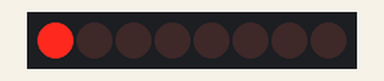
A sketch run on a simulated Arduino Uno, built with avr-gcc and run on an emulated ATmega328P. Parts: 8 shift-register outputs drawn as a row of LEDs (first output left, lit = HIGH). Wiring (inferred from the names in the program): shift register (74HC595): data pin 11; shift clock pin 12; latch pin 8. Wiring (inferred from the signals the program sends): row of LEDs: on Q0, Q1, Q2, Q3, Q4, Q5, Q6, Q7.

Above: at 0.45 s.
At 5.25 s:
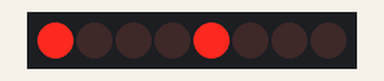
At 10.05 s:
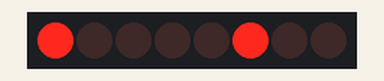
At 19.95 s:
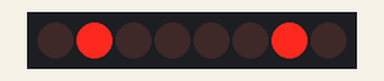
At 29.86 s:
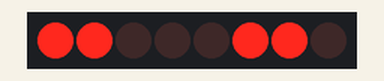
At 39.76 s:
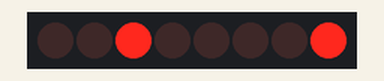
Timing chart, 0 to 40.0 s (numbered marks = the images above):
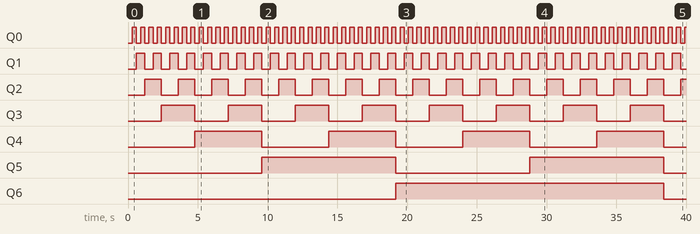

The sketch:

sketch.ino
```cpp
#define LATCH_PIN 8  //Pin zu ST_CP vom 74HC595
#define CLOCK_PIN 12 //Pin zu SH_CP vom 74HC595
#define DATA_PIN 11  //Pin zu DS vom 74HC595

void setup()
{
  pinMode(LATCH_PIN, OUTPUT);
  pinMode(CLOCK_PIN, OUTPUT);
  pinMode(DATA_PIN, OUTPUT);
}

void loop()
{
  for (int numberToDisplay = 0; numberToDisplay < 256; numberToDisplay++)
  {
    digitalWrite(LATCH_PIN, LOW);  // LATCH_PIN auf LOW = Beginn der Daten

    shiftOut(DATA_PIN, CLOCK_PIN, MSBFIRST, numberToDisplay); // Daten shiften

    digitalWrite(LATCH_PIN, HIGH);  // LATCH_PIN auf HIGH = LEDs leuchten

    delay(300);
  }
}
```

Measured:
- by itself, Q0: alternates HIGH for 0.30 s and LOW for 0.30 s
- by itself, Q1: alternates HIGH for 0.60 s and LOW for 0.60 s
- by itself, Q2: alternates HIGH for 1.2 s and LOW for 1.2 s
- by itself, Q3: alternates HIGH for 2.4 s and LOW for 2.4 s
- by itself, Q4: alternates HIGH for 4.8 s and LOW for 4.8 s
- by itself, Q5: alternates HIGH for 9.6 s and LOW for 9.6 s
- by itself, Q6: LOW → HIGH at 19.2 s, → LOW 19.2 s later
